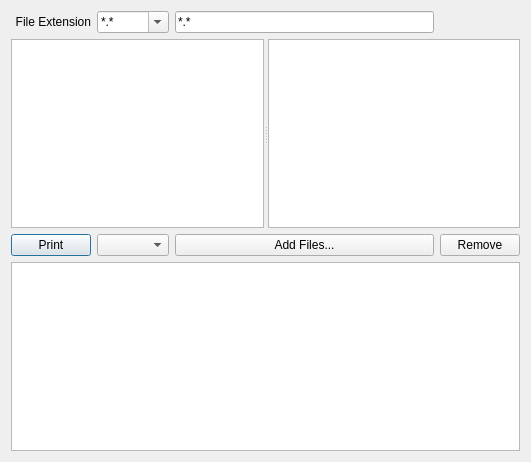
<?xml version="1.0" encoding="UTF-8"?>
<ui version="4.0">
 <class>DialogMain</class>
 <widget class="QDialog" name="DialogMain">
  <property name="geometry">
   <rect>
    <x>0</x>
    <y>0</y>
    <width>531</width>
    <height>462</height>
   </rect>
  </property>
  <property name="windowTitle">
   <string>QT Image Printer</string>
  </property>
  <property name="locale">
   <locale language="English" country="UnitedStates"/>
  </property>
  <layout class="QGridLayout" name="gridLayout">
   <item row="0" column="0">
    <widget class="QLabel" name="label">
     <property name="text">
      <string>File Extension</string>
     </property>
     <property name="alignment">
      <set>Qt::AlignRight|Qt::AlignTrailing|Qt::AlignVCenter</set>
     </property>
    </widget>
   </item>
   <item row="0" column="1">
    <widget class="QComboBox" name="comboBoxFileTypes">
     <property name="editable">
      <bool>true</bool>
     </property>
     <property name="currentText">
      <string>*.*</string>
     </property>
    </widget>
   </item>
   <item row="1" column="0" colspan="4">
    <widget class="QSplitter" name="splitter">
     <property name="orientation">
      <enum>Qt::Horizontal</enum>
     </property>
     <widget class="QTreeView" name="treeViewDirectories"/>
     <widget class="QTreeView" name="treeViewSourceFiles">
      <property name="selectionMode">
       <enum>QAbstractItemView::MultiSelection</enum>
      </property>
     </widget>
    </widget>
   </item>
   <item row="2" column="0">
    <widget class="QPushButton" name="pushButtonPrint">
     <property name="text">
      <string>Print</string>
     </property>
    </widget>
   </item>
   <item row="2" column="1">
    <widget class="QComboBox" name="comboBoxFilePrinters"/>
   </item>
   <item row="2" column="2">
    <widget class="QPushButton" name="pushButtonAddFiles">
     <property name="text">
      <string>Add Files...</string>
     </property>
    </widget>
   </item>
   <item row="2" column="3">
    <widget class="QPushButton" name="pushButtonRemove">
     <property name="text">
      <string>Remove</string>
     </property>
    </widget>
   </item>
   <item row="3" column="0" colspan="4">
    <widget class="QListWidget" name="listWidget"/>
   </item>
   <item row="0" column="2">
    <widget class="QLineEdit" name="lineEditFileExtensions">
     <property name="text">
      <string>*.*</string>
     </property>
    </widget>
   </item>
  </layout>
 </widget>
 <resources/>
 <connections/>
</ui>
